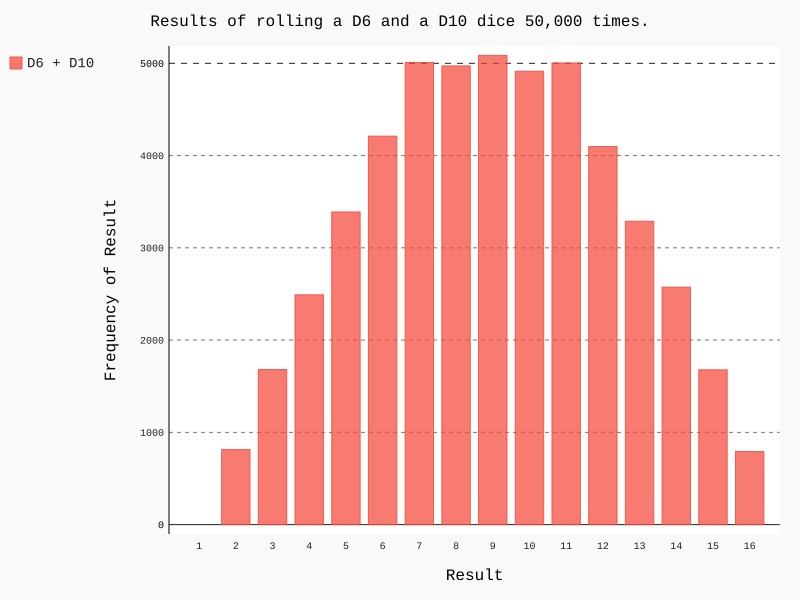

Write the Python code that produced this figure.
from die import Die
import pygal

# 创建两个 D6 骰子
die_1 = Die()
die_2 = Die(10)

# 掷几次骰子，并将结果存储在一个列表中
results = []
for roll_num in range(50000):
	result = die_1.roll() + die_2.roll()
	results.append(result)

# 分析结果
frequencies = []
max_result = die_1.num_sides + die_2.num_sides
for value in range(1, max_result+1):
	frequency = results.count(value)
	frequencies.append(frequency)

# 对结果进行可视化
hist = pygal.Bar()

hist.title = "Results of rolling a D6 and a D10 dice 50,000 times."
hist.x_labels = ['1','2','3','4','5','6', '7', '8', '9', '10', '11',
 '12','13','14','15','16']
hist.x_title = "Result"
hist.y_title = "Frequency of Result"

hist.add('D6 + D10', frequencies)
hist.render_to_file('different_dice.svg')
